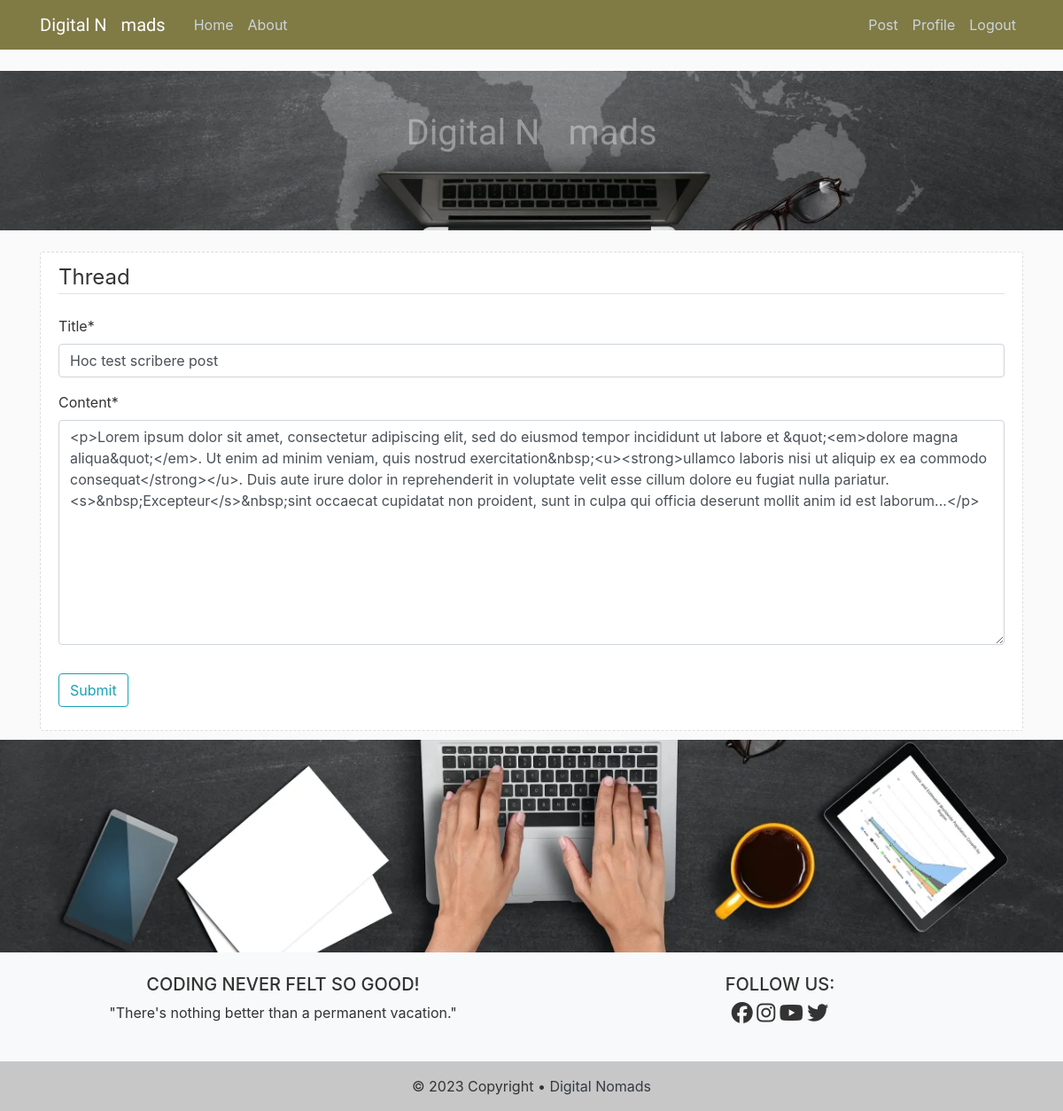
/post/68/update (signed in), run on an earlier commit of the app's database.
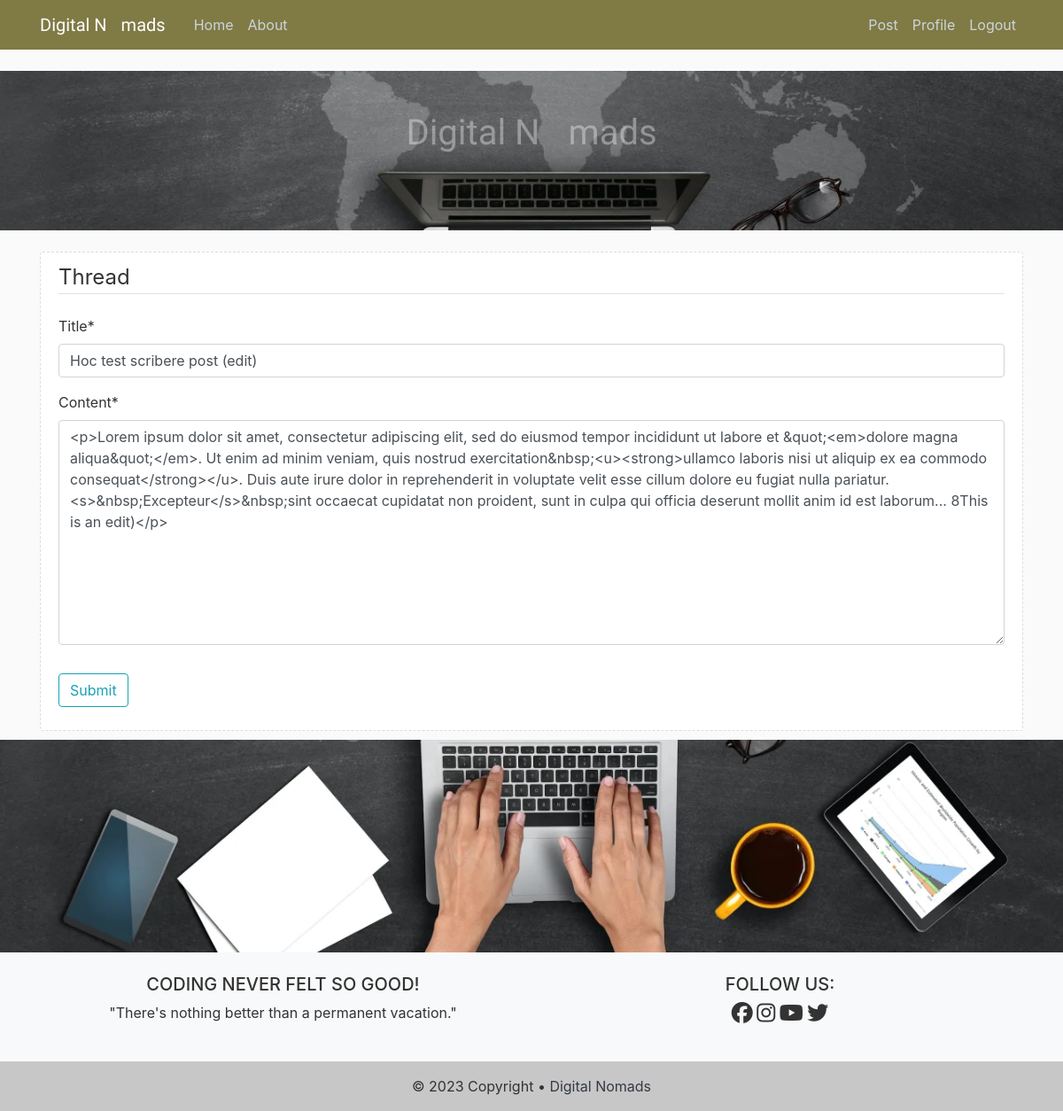
And on a later commit of the database.
### blog/models.py (models this page shows, shortened)
class Post(models.Model):
    title = models.CharField(max_length=150)                    # Title field for 150 characters
    content = RichTextField(validators=[MaxLengthValidator(1000)])              # Text field
    date_posted = models.DateTimeField(default=timezone.now)    # Time Stamp for the defaults Time Zone
    author = models.ForeignKey(User, on_delete=models.CASCADE)  # User if User gets delete, so are its Posts
    likes = models.ManyToManyField(User, related_name='posts')

### blog/views.py (the view, shortened to what this page needs)
# urls.py: path('post/<int:pk>/update', PostUpdateView.as_view(), name='post-update'),
class PostUpdateView(UserPassesTestMixin, LoginRequiredMixin, UpdateView):
    model = Post
    fields = ['title', 'content']
    login_url = "/login/"
    redirect_field_name = "/home/"
    def test_func(self):
        post = self.get_object()
        if self.request.user == post.author:
            return True
        else:
            return False

### blog/templates/blog/post_form.html (shortened to what this page needs)
{% extends "blog/base.html" %}
{% load crispy_forms_tags %}
{% block content %}
    <br>
    <div class="panels">
        <form method="POST">
            <fieldset class="form-group">
                <legend class="border-bottom mb-4">
                    Thread
                </legend>
                {{ form|crispy }}
            </fieldset>
            <div class="form-group">
                <button class="btn btn-outline-info" type="submit">Submit</button>
            </div>
        </form>
    </div>
{% endblock %}

What changed in the data, as far as the page shows it:
changed Post: title "Hoc test scribere post" → "Hoc test scribere post (edit)"; content "…mollit anim id est laborum...</p>" → "…mollit anim id est laborum... 8This is an edit)</p>"
